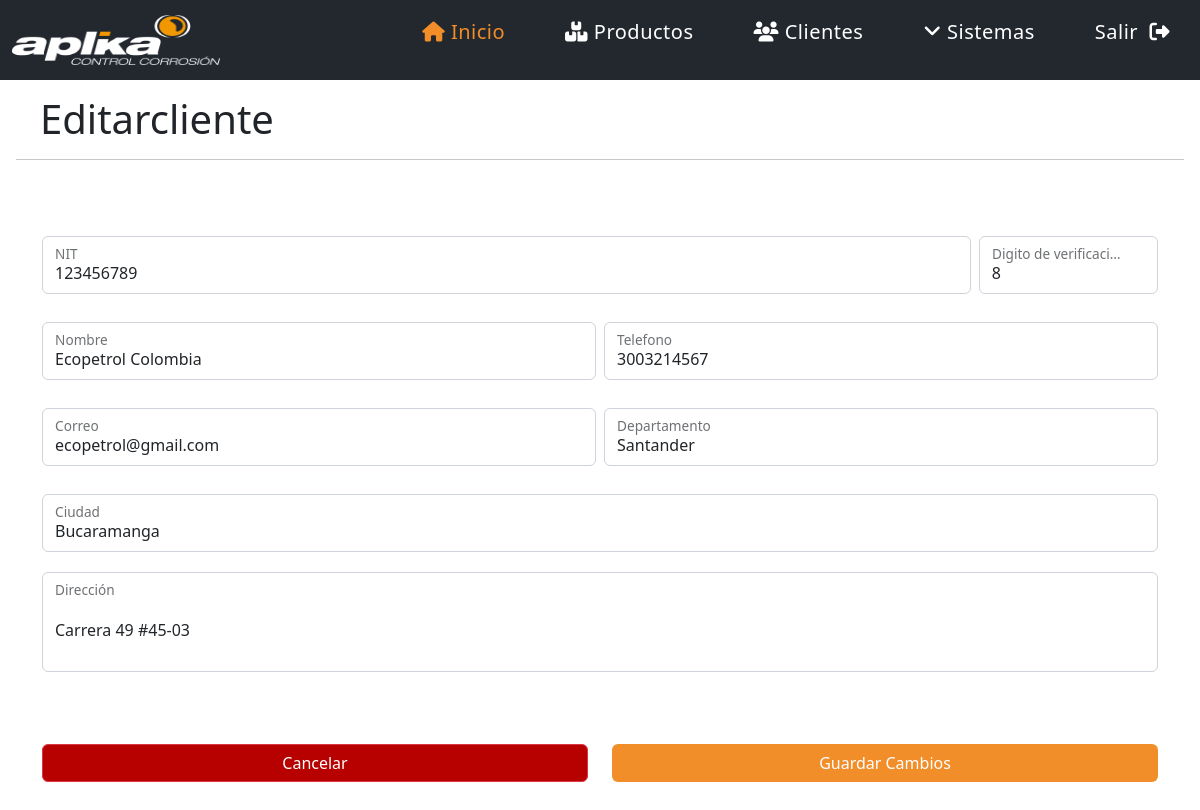
Page /editar_cliente.php?id=58 (signed in) on the committed database.
### tables this page shows
CREATE TABLE IF NOT EXISTS `clientes` (
  `id` int(11) NOT NULL AUTO_INCREMENT,
  `nit` bigint(20) NOT NULL,
  `dv` int(10) DEFAULT NULL,
  `nombre` varchar(200) NOT NULL,
  `celular` varchar(100) NOT NULL,
  `correo` varchar(120) NOT NULL,
  `departamento` varchar(120) NOT NULL,
  `ciudad` varchar(120) NOT NULL,
  `direccion` varchar(200) NOT NULL,
  PRIMARY KEY (`id`)
);

### editar_cliente.php (the view, shortened to what this page needs)
<?php include("template/encabezado.php");
$id = $_GET['id'];
$host = 'localhost';
$username = 'root';
$password = '123456';
$conexion = mysqli_connect( $host, $username, $password ) or die ("No se ha podido conectar al servidor de Base de datos");
$consulta = "SELECT * FROM clientes Where id = '$id'";
$resultado = mysqli_query( $conexion, $consulta ) or die ( "Algo ha ido mal en la consulta a la base de datos");
$cliente = mysqli_fetch_array($resultado);
?>
<h1>Editarcliente</h1>
<hr class="separador">
<form action="actualizar_cliente.php" METHOD="POST">
    <div class="container">
        <div class="row g-2 form-client">
            <div class="col-md-10">
                <div class="form-floating">
                    <input value="<?php echo $cliente['nit']; ?>" type="text" class="form-control" name="nit" id="floatingInputGrid" required>
                    <label for="floatingInputGrid">NIT</label>
                </div>
            </div>
            <div class="col-md-2">
                <div class="form-floating">
                    <input value="<?php echo $cliente['dv']; ?>" type="number" class="form-control" id="floatingInputGrid" name="dv">
                    <label for="floatingInputGrid">Digito de verificación</label>
                </div>
            </div>
        </div>
        <div class="row g-2 form-client" >
            <div class="col-md">
                <div class="form-floating">
                  <input value="<?php echo $cliente['nombre']; ?>" type="text" class="form-control" id="floatingInputGrid" name="nombre" required>
                  <label for="floatingInputGrid">Nombre</label>
                </div>
            </div>
            <div class="col-md">
                <div class="form-floating">
                    <input value="<?php echo $cliente['celular']; ?>" type="text" class="form-control" id="floatingInputGrid" name="tel" required>
                    <label for="floatingInputGrid">Telefono</label>
                </div>
            </div>
        </div>
        <div class="row g-2 form-client">
            <div class="col-md">
                <div class="form-floating">
                  <input value="<?php echo $cliente['correo']; ?>" type="email" class="form-control" id="floatingInputGrid" name="correo" required>
                  <label for="floatingInputGrid">Correo</label>
                </div>
            </div>
            <div class="col-md">
                <div class="form-floating">
                    <input value="<?php echo $cliente['departamento']; ?>" type="text" class="form-control" id="floatingInputGrid" name="dep" required>
                    <label for="floatingInputGrid">Departamento</label>
                </div>
            </div>
        </div>
        <div class="row g-2 form-client">
            <div class="col-md">
                <div class="form-floating">
                    <input value="<?php echo $cliente['ciudad']; ?>" type="text" class="form-control" id="floatingInputGrid" name="ciudad" required>
                    <label for="floatingInputGrid">Ciudad</label>
                </div>
            </div>
        </div>
        <div class="row form-client" style="height: 100px;">
            <div class="col-md">
                <div class="form-floating">
                   <input value="<?php echo $cliente['direccion']; ?>" style="height: 100px;"type="text" class="form-control" id="floatingInputGrid" name="dir" required>
                   <label for="floatingInputGrid">Dirección</label>
                </div>
            </div>
        </div>
        <br><br><br>
        <div class="row">
        <div class="col-md-6">
            <div class="d-grid gap-2">
				<a class="btn btn-danger" href="cliente.php" style="background-color: #b70000; color:white; float: right">Cancelar</a>
        	</div>
		</div>
        <div class="col-md-6">
			<div class="d-grid gap-2">
				<button class="btn btn-succes" type="submit" style="background-color: #F28E2A; color:white; float: right">Guardar Cambios</button>
        	</div>
		</div>
        </div>
    </div>
</form>
<br><br><br>
<?php include("template/pie.php");?>

### styles/style.css (style rules this page uses)
:root { --color-principalGris: #76777A; --color-principalNaranja: #F28E2A; --color-segundarioGrisOscuro: #23282E; --color-segundarioGrisClaro1: #A6A6A6; --color-segundarioGrisClaro2: #C4C4C5; --color-segundarioNaranjaClaro: #F8A556; }
body { margin: 0; padding: 0; font-family: ubuntu, sans-serif; }
input[type=number] { -moz-appearance:textfield; }
.separador { margin: 1rem; }
.container { margin-top: 3rem; border: none ; overflow-x: hidden; }
h1 { margin-top: 15px !important; margin-left: 40px; }
form { border: none !important; }
form .g-2, .gy-2 { margin-bottom: 20px; margin-top: 20px; }
form { margin-bottom: 3rem; }

### rows in the picture
clientes: nit "123456789", dv "8", nombre "Ecopetrol Colombia", tel "3003214567", correo "ecopetrol@gmail.com", dep "Santander", ciudad "Bucaramanga", dir "Carrera 49 #45-03"
